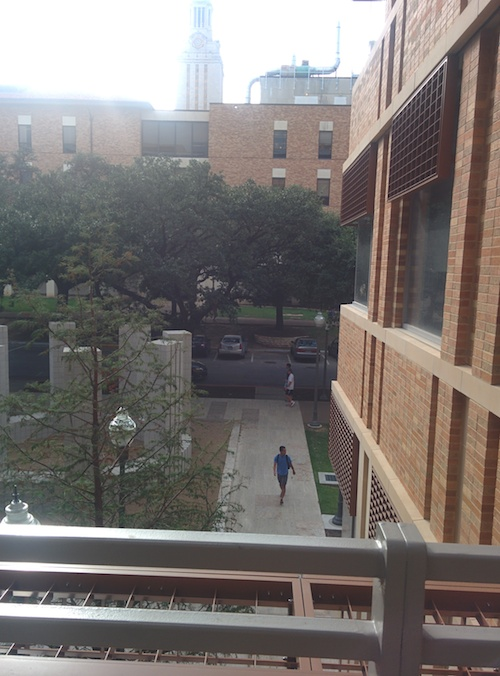
#> input picture project_1/my_panos/gdc1.jpg, 500 x 676 px
$ python my_panos_stitcher_lateral.py   (older library calls are emulated)
#> lines starting #> are read from the running program, lines starting #| are printed output that depends on the picture
### project_1/pano_stitcher.py
"""Project 1: Panorama stitching.

In this project, you'll stitch together images to form a panorama.

A shell of starter functions that already have tests is listed below.

TODO: Implement!
"""

import cv2
import numpy as np


def homography(image_a, image_b):
    """Returns the homography mapping image_b into alignment with image_a.

    Arguments:
      image_a: A grayscale input image.
      image_b: A second input image that overlaps with image_a.

    Returns: the 3x3 perspective transformation matrix (aka homography)
             mapping points in image_b to corresponding points in image_a.
    """

    sift = cv2.SIFT()
    kp_a, des_a = sift.detectAndCompute(image_a, None)
    kp_b, des_b = sift.detectAndCompute(image_b, None)

    # FLANN parameters
    FLANN_INDEX_KDTREE = 0
    index_params = dict(algorithm=FLANN_INDEX_KDTREE, trees=5)
    search_params = dict(checks=100)

    flann = cv2.FlannBasedMatcher(index_params, search_params)

    bf = cv2.BFMatcher()
    matches = flann.knnMatch(des_a, des_b, k=2)

    good = []

    for m, n in matches:
        if m.distance < 0.75 * n.distance:
            good.append(m)

    dst_pts = np.float32([kp_a[m.queryIdx].pt for m in good])
    src_pts = np.float32([kp_b[m.trainIdx].pt for m in good])

    M, mask = cv2.findHomography(src_pts, dst_pts, cv2.RANSAC, 5.0)

    return M


def warp_image(image, homography):
    """Warps 'image' by 'homography'

    Arguments:
      image: a 3-channel image to be warped.
      homography: a 3x3 perspective projection matrix mapping points
                  in the frame of 'image' to a target frame.

    Returns:
      - a new 4-channel image containing the warped input, resized to contain
        the new image's bounds. Translation is offset so the image fits exactly
        within the bounds of the image. The fourth channel is an alpha channel
        which is zero anywhere that the warped input image does not map in the
        output, i.e. empty pixels.
      - an (x, y) tuple containing location of the warped image's upper-left
        corner in the target space of 'homography', which accounts for any
        offset translation component of the homography.
    """

    top_left = np.array([0, 0, 1])
    bottom_left = np.array([image.shape[0], 0, 1])
    top_right = np.array([0, image.shape[1], 1])
    bottom_right = np.array([image.shape[0], image.shape[1], 1])

    origin = (int(homography[0][2]), int(homography[1][2]))

    homography[0][2] = 0
    homography[1][2] = 0

    top_left_warped = np.dot(homography, top_left)
    bottom_left_warped = np.dot(homography, bottom_left)
    top_right_warped = np.dot(homography, top_right)
    bottom_right_warped = np.dot(homography, bottom_right)

    top_left = top_left_warped / top_left_warped[2]
    bottom_left = bottom_left_warped / bottom_left_warped[2]
    top_right = top_right_warped / top_right_warped[2]
    bottom_right = bottom_right_warped / bottom_right_warped[2]

    new_width = max(top_left[1], bottom_left[1], top_right[1], bottom_right[1])
    new_height = max(top_left[0], bottom_left[0], top_right[0],
                     bottom_right[0])

    new_size = (int(new_width), int(new_height))

    image = cv2.cvtColor(image, cv2.COLOR_BGR2BGRA)
    warped = cv2.warpPerspective(image, homography, new_size)

    return (warped, origin)


def create_mosaic(images, origins):
    """Combine multiple images into a mosaic.

    Arguments:
      images: a list of 4-channel images to combine in the mosaic.
      origins: a list of the locations upper-left corner of each image in
               a common frame, e.g. the frame of a central image.

    Returns: a new 4-channel mosaic combining all of the input images. pixels
             in the mosaic not covered by any input image should have their
             alpha channel set to zero.
    """

    top_left = (min(x for x, y in origins), min(y for x, y in origins))

    new_origins = [(x-top_left[0], y-top_left[1]) for x, y in origins]

    pano_width = 0
    pano_height = 0

    for i in range(len(images)):
        image = images[i]
        x, y = new_origins[i]
        pano_width = max(pano_width, image.shape[1]+x)
        pano_height = max(pano_height, image.shape[0]+y)

    panorama = np.zeros((pano_height, pano_width, 4), np.uint8)

    for i in range(len(images)):
        image = images[i]

        for y in range(image.shape[0]):
            for x in range(image.shape[1]):
                pano_y = y + new_origins[i][1]
                pano_x = x + new_origins[i][0]

                panorama[pano_y, pano_x] = image[y, x]

    return panorama

### project_1/my_panos_stitcher_lateral.py
""" PANORAMA STITCHER
        Python script to create our personal panorama
"""

import cv2
import numpy as np
import pano_stitcher as ps

img1 = cv2.imread('my_panos/gdc1.jpg')
#> img1 is the input picture: shape (676, 500, 3); mean B, G, R 114.7, 117.2, 123
img2 = cv2.imread('my_panos/gdc2.jpg')
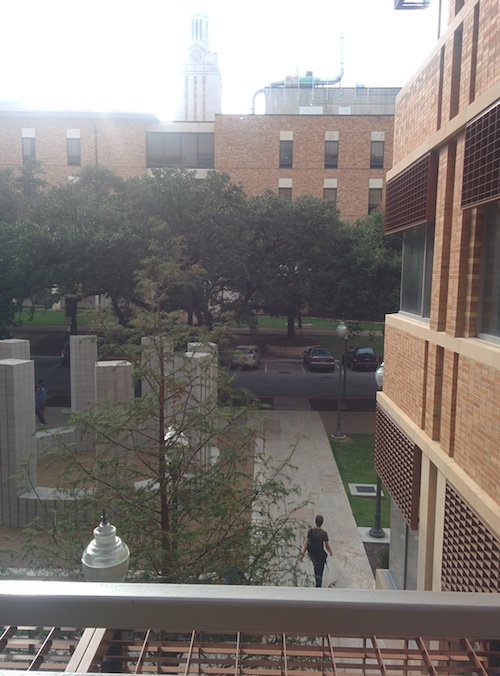
#> input picture project_1/my_panos/gdc2.jpg, 500 x 676 px
#> img2 is the input picture: shape (676, 500, 3); mean B, G, R 119.6, 123.8, 129.7
img3 = cv2.imread('my_panos/gdc3.jpg')
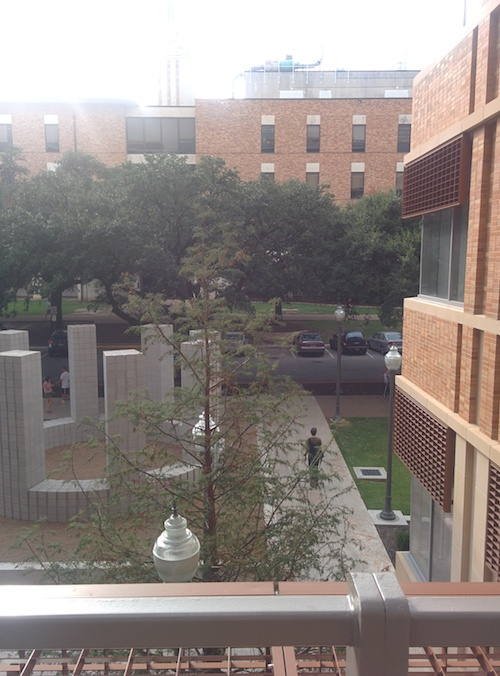
#> input picture project_1/my_panos/gdc3.jpg, 500 x 676 px
#> img3 is the input picture: shape (676, 500, 3); mean B, G, R 130.3, 134.3, 143
img4 = cv2.imread('my_panos/gdc4.jpg')
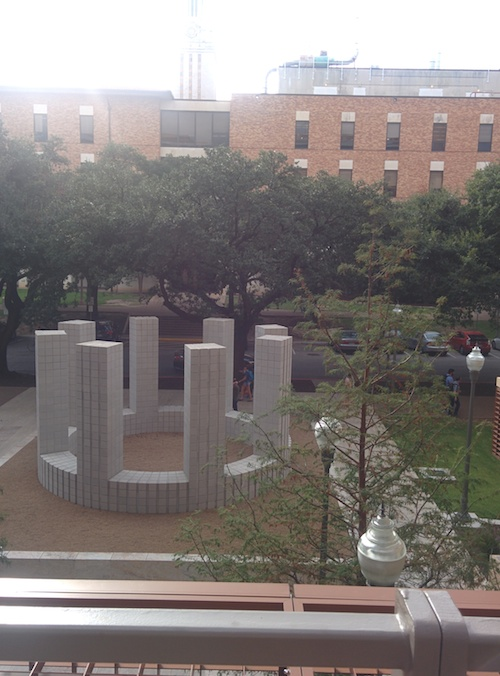
#> input picture project_1/my_panos/gdc4.jpg, 500 x 676 px
#> img4 is the input picture: shape (676, 500, 3); mean B, G, R 122.7, 124.9, 131.2
img5 = cv2.imread('my_panos/gdc5.jpg')
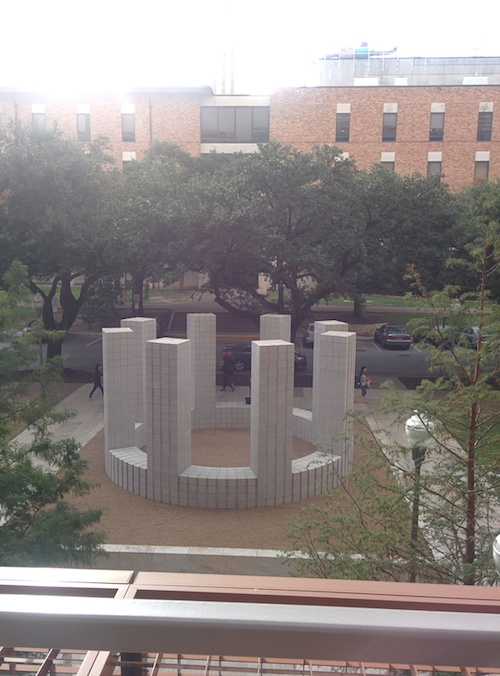
#> input picture project_1/my_panos/gdc5.jpg, 500 x 676 px
#> img5 is the input picture: shape (676, 500, 3); mean B, G, R 133.9, 135.9, 142.9
img6 = cv2.imread('my_panos/gdc6.jpg')
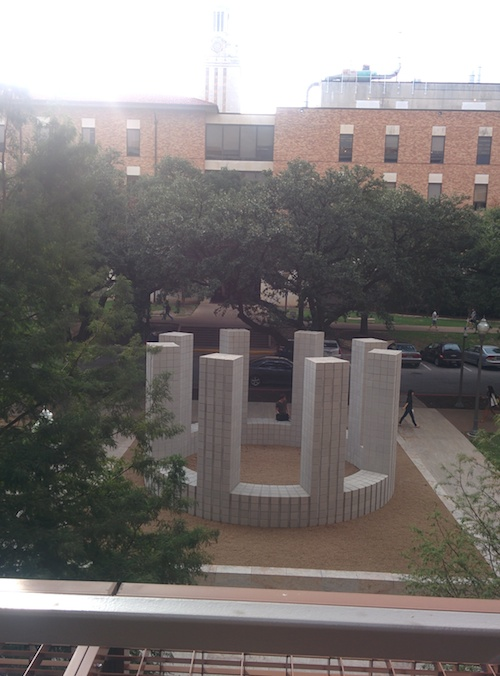
#> input picture project_1/my_panos/gdc6.jpg, 500 x 676 px
#> img6 is the input picture: shape (676, 500, 3); mean B, G, R 116.9, 118.7, 123.8

homography1 = ps.homography(img4, img1)
#> in homography, `kp_a, des_a = sift.detectAndCompute(image_a, None)`: kp_a = 1178 keypoints; strongest (x, y, size): (378, 517, 2.2), (470, 356, 3.2), (317, 426, 3.3), (475, 356, 10.1)
#> in homography, `kp_b, des_b = sift.detectAndCompute(image_b, None)`: kp_b = 1199 keypoints; strongest (x, y, size): (113, 423, 2.8), (7, 509, 3), (26, 506, 3), (98, 350, 2)
#> in homography, `matches = flann.knnMatch(des_a, des_b, k=2)`: matches = 1178 matches
#> after the loop in homography, `for m, n in matches:`: good = 58 matches
#> in homography, `dst_pts = np.float32([kp_a[m.queryIdx].pt for m in good])`: dst_pts = 58 pairs, first value 18.06 to 478.7, second value 53.27 to 666.9
#> in homography, `src_pts = np.float32([kp_b[m.trainIdx].pt for m in good])`: src_pts = 58 pairs, first value 28.59 to 456.1, second value 62.77 to 604.6
#> in homography, `M, mask = cv2.findHomography(src_pts, dst_pts, cv2.RANSAC, 5.0)`: M = [[1.05, 0.0132, 12.65], [0.0159, 1.02, -13.68], [0.000107, -7.97e-05, 1]]; mask = 58 values, max 1 at index 2, min 0 at index 0, mean 0.603
#> homography1 has the same summary as M in homography
homography2 = ps.homography(img4, img2)
#> in homography (call 2), `kp_b, des_b = sift.detectAndCompute(image_b, None)`: kp_b = 1612 keypoints; strongest (x, y, size): (166, 438, 2.2), (95, 531, 3.2), (19, 628, 2.6), (379, 371, 3.3)
#> after the loop in homography (call 2), `for m, n in matches:`: good = 72 matches
#> homography2 = [[1.03, 0.0445, 4.73], [0.0188, 1.02, -27.07], [3.66e-05, 9.43e-06, 1]]
homography3 = ps.homography(img4, img3)
#> in homography (call 3), `kp_b, des_b = sift.detectAndCompute(image_b, None)`: kp_b = 1504 keypoints; strongest (x, y, size): (201, 416, 2.3), (211, 428, 1.9), (171, 517, 2.1), (197, 425, 2.1)
#> after the loop in homography (call 3), `for m, n in matches:`: good = 98 matches
#> homography3 = [[1.01, 0.0251, 31.58], [0.0223, 1.02, -11.63], [-1.37e-05, 9.66e-05, 1]]
homography5 = ps.homography(img4, img5)
#> in homography (call 4), `kp_b, des_b = sift.detectAndCompute(image_b, None)`: kp_b = 1255 keypoints; strongest (x, y, size): (141, 594, 7.7), (110, 593, 7.8), (131, 581, 4.4), (413, 421, 7.8)
#> after the loop in homography (call 4), `for m, n in matches:`: good = 145 matches
#> homography5 = [[1.04, -0.0903, -33.24], [0.038, 1, -2.14], [9.96e-05, -3.42e-05, 1]]
homography6 = ps.homography(img4, img6)
#> in homography (call 5), `kp_b, des_b = sift.detectAndCompute(image_b, None)`: kp_b = 869 keypoints; strongest (x, y, size): (113, 278, 2.1), (114, 593, 4.7), (483, 325, 6.3), (85, 566, 2.1)
#> after the loop in homography (call 5), `for m, n in matches:`: good = 115 matches
#> homography6 = [[1.03, -0.0318, -45.55], [0.00728, 1.02, -17.17], [4.96e-05, -3.43e-05, 1]]

warped1, tuple1 = ps.warp_image(img1, homography1)
#> in warp_image, `origin = (int(homography[0][2]), int(homography[1][2]))`: origin = (12, -13)
#> in warp_image, `top_left_warped = np.dot(homography, top_left)`: top_left_warped = [0, 0, 1]
#> in warp_image, `bottom_left_warped = np.dot(homography, bottom_left)`: bottom_left_warped = [707.2, 10.73, 1.07]
#> in warp_image, `top_right_warped = np.dot(homography, top_right)`: top_right_warped = [6.62, 508, 0.96]
#> in warp_image, `bottom_right_warped = np.dot(homography, bottom_right)`: bottom_right_warped = [713.8, 518.7, 1.03]
#> in warp_image, `top_left = top_left_warped / top_left_warped[2]`: top_left = [0, 0, 1]
#> in warp_image, `bottom_left = bottom_left_warped / bottom_left_warped[2]`: bottom_left = [659.5, 10.01, 1]
#> in warp_image, `top_right = top_right_warped / top_right_warped[2]`: top_right = [6.9, 529.1, 1]
#> in warp_image, `bottom_right = bottom_right_warped / bottom_right_warped[2]`: bottom_right = [691.3, 502.4, 1]
#> in warp_image, `new_width = max(top_left[1], bottom_left[1], top_right[1], bottom_righ..`: new_width = 529.1
#> in warp_image, `new_height = max(top_left[0], bottom_left[0], top_right[0], bottom_rig..`: new_height = 691.3
#> in warp_image, `new_size = (int(new_width), int(new_height))`: new_size = (529, 691)
#> tuple1 = (12, -13)
warped2, tuple2 = ps.warp_image(img2, homography2)
#> tuple2 = (4, -27)
warped3, tuple3 = ps.warp_image(img3, homography3)
#> tuple3 = (31, -11)
warped5, tuple5 = ps.warp_image(img5, homography5)
#> in warp_image (call 4), `origin = (int(homography[0][2]), int(homography[1][2]))`: origin = (-33, -2)
#> in warp_image (call 4), `bottom_left_warped = np.dot(homography, bottom_left)`: bottom_left_warped = [700.4, 25.71, 1.07]
#> in warp_image (call 4), `top_right_warped = np.dot(homography, top_right)`: top_right_warped = [-45.14, 501, 0.983]
#> in warp_image (call 4), `bottom_right_warped = np.dot(homography, bottom_right)`: bottom_right_warped = [655.3, 526.8, 1.05]
#> in warp_image (call 4), `bottom_left = bottom_left_warped / bottom_left_warped[2]`: bottom_left = [656.3, 24.09, 1]
#> in warp_image (call 4), `top_right = top_right_warped / top_right_warped[2]`: top_right = [-45.92, 509.8, 1]
#> in warp_image (call 4), `bottom_right = bottom_right_warped / bottom_right_warped[2]`: bottom_right = [624, 501.6, 1]
#> in warp_image (call 4), `new_width = max(top_left[1], bottom_left[1], top_right[1], bottom_righ..`: new_width = 509.8
#> in warp_image (call 4), `new_height = max(top_left[0], bottom_left[0], top_right[0], bottom_rig..`: new_height = 656.3
#> in warp_image (call 4), `new_size = (int(new_width), int(new_height))`: new_size = (509, 656)
#> in warp_image (call 4), `warped = cv2.warpPerspective(image, homography, new_size)`:
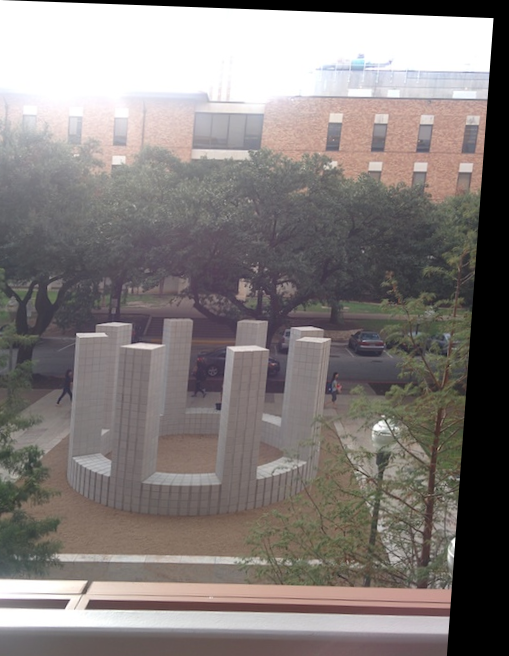
#> warped: shape (656, 509, 4); mean B, G, R, A 123.9, 125.5, 131.9, 232.5
#> tuple5 = (-33, -2)
warped6, tuple6 = ps.warp_image(img6, homography6)
#> in warp_image (call 5), `origin = (int(homography[0][2]), int(homography[1][2]))`: origin = (-45, -17)
#> in warp_image (call 5), `bottom_left_warped = np.dot(homography, bottom_left)`: bottom_left_warped = [695.6, 4.92, 1.03]
#> in warp_image (call 5), `top_right_warped = np.dot(homography, top_right)`: top_right_warped = [-15.89, 510, 0.983]
#> in warp_image (call 5), `bottom_right_warped = np.dot(homography, bottom_right)`: bottom_right_warped = [679.7, 514.9, 1.02]
#> in warp_image (call 5), `bottom_left = bottom_left_warped / bottom_left_warped[2]`: bottom_left = [673.1, 4.76, 1]
#> in warp_image (call 5), `top_right = top_right_warped / top_right_warped[2]`: top_right = [-16.17, 518.9, 1]
#> in warp_image (call 5), `bottom_right = bottom_right_warped / bottom_right_warped[2]`: bottom_right = [668.8, 506.6, 1]
#> in warp_image (call 5), `new_width = max(top_left[1], bottom_left[1], top_right[1], bottom_righ..`: new_width = 518.9
#> in warp_image (call 5), `new_height = max(top_left[0], bottom_left[0], top_right[0], bottom_rig..`: new_height = 673.1
#> in warp_image (call 5), `new_size = (int(new_width), int(new_height))`: new_size = (518, 673)
#> in warp_image (call 5), `warped = cv2.warpPerspective(image, homography, new_size)`:
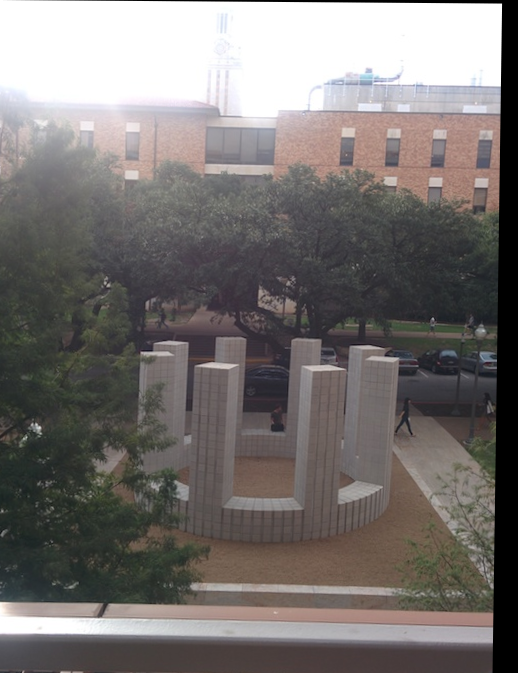
#> warped: shape (673, 518, 4); mean B, G, R, A 112.7, 114.5, 119.2, 244.2
#> tuple6 = (-45, -17)

images = (img1, img2, img3, img4, img5, img6)
origins = (tuple1, tuple2, tuple3, (0, 0), tuple5, tuple6)
#> origins = ((12, -13), (4, -27), (31, -11), (0, 0), (-33, -2), (-45, -17))

dst = ps.create_mosaic(images, origins)
#> in create_mosaic, `top_left = (min(x for x, y in origins), min(y for x, y in origins))`: top_left = (-45, -27)
#> in create_mosaic, `new_origins = [(x-top_left[0], y-top_left[1]) for x, y in origins]`: new_origins = [(57, 14), (49, 0), (76, 16), (45, 27), (12, 25), (0, 10)]
#> the loop in create_mosaic, `for i in range(len(images)):` made 6 passes
#> (x, y, pano_width, pano_height) on passes 1 to 6: (57, 14, 557, 690), (49, 0, 557, 690), (76, 16, 576, 692), (45, 27, 576, 703), (12, 25, 576, 703), (0, 10, 576, 703)
#> the loop in create_mosaic, `for i in range(len(images)):` made 1 pass
#> after the loop in create_mosaic, `for i in range(len(images)):`: panorama: shape (703, 576, 4); every value is 0
#> (the run stopped early here; a loop or call above may not have finished)
